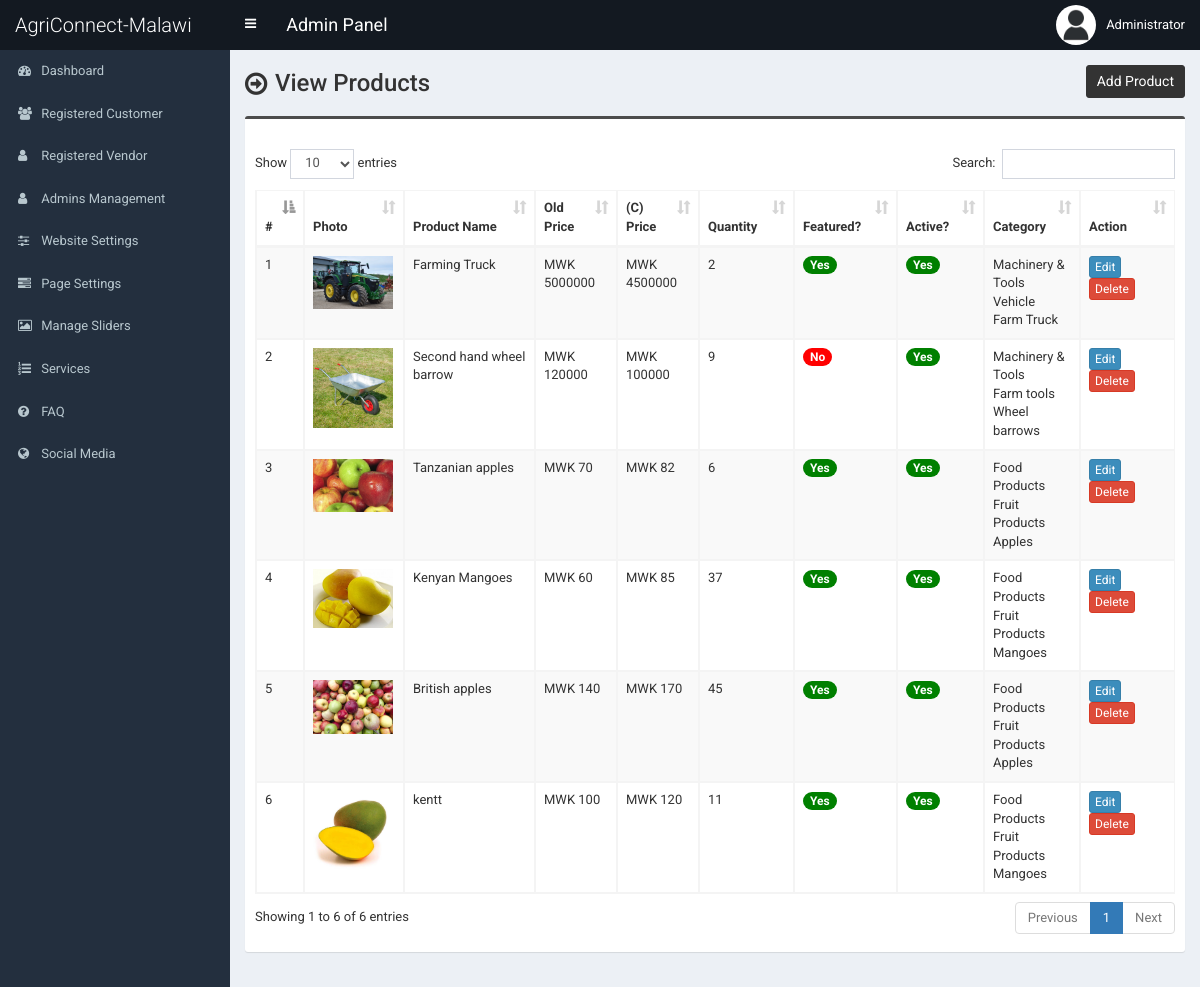
Screenshot of /admin/product.php (signed in) with the database file from the repository.
### tables this page shows
CREATE TABLE IF NOT EXISTS `tbl_product` (
  `p_id` int NOT NULL AUTO_INCREMENT,
  `p_name` varchar(255) NOT NULL,
  `uploader` varchar(100) NOT NULL DEFAULT 'none',
  `p_old_price` varchar(10) NOT NULL,
  `p_current_price` varchar(10) NOT NULL,
  `p_qty` int NOT NULL,
  `p_featured_photo` varchar(255) NOT NULL,
  `p_description` text NOT NULL,
  `p_short_description` text NOT NULL,
  `p_feature` text NOT NULL,
  `p_condition` text NOT NULL,
  `p_return_policy` text NOT NULL,
  `p_total_view` int NOT NULL,
  `p_is_featured` int NOT NULL,
  `p_is_active` int NOT NULL,
  `ecat_id` int NOT NULL,
  PRIMARY KEY (`p_id`)
);

CREATE TABLE IF NOT EXISTS `tbl_top_category` (
  `tcat_id` int NOT NULL AUTO_INCREMENT,
  `tcat_name` varchar(255) NOT NULL,
  `show_on_menu` int NOT NULL,
  PRIMARY KEY (`tcat_id`)
);

CREATE TABLE IF NOT EXISTS `tbl_mid_category` (
  `mcat_id` int NOT NULL AUTO_INCREMENT,
  `mcat_name` varchar(255) NOT NULL,
  `tcat_id` int NOT NULL,
  PRIMARY KEY (`mcat_id`)
);

CREATE TABLE IF NOT EXISTS `tbl_end_category` (
  `ecat_id` int NOT NULL AUTO_INCREMENT,
  `ecat_name` varchar(255) NOT NULL,
  `mcat_id` int NOT NULL,
  PRIMARY KEY (`ecat_id`)
);

### admin/product.php (the view, shortened to what this page needs)
<?php require_once('header.php'); ?>
<section class="content-header">
	<div class="content-header-left">
		<h1>View Products</h1>
	</div>
	<div class="content-header-right">
		<a href="product-add.php" class="btn btn-primary btn-sm">Add Product</a>
	</div>
</section>
<section class="content">
	<div class="row">
		<div class="col-md-12">
			<div class="box box-info">
				<div class="box-body table-responsive">
					<table id="example1" class="table table-bordered table-hover table-striped">
					<thead class="thead-dark">
							<tr>
								<th width="10">#</th>
								<th>Photo</th>
								<th width="160">Product Name</th>
								<th width="60">Old Price</th>
								<th width="60">(C) Price</th>
								<th width="60">Quantity</th>
								<th>Featured?</th>
								<th>Active?</th>
								<th>Category</th>
								<th width="80">Action</th>
							</tr>
						</thead>
						<tbody>
							<?php
							$i=0;
							$statement = $pdo->prepare("SELECT
														t1.p_id,
														t1.p_name,
														t1.p_old_price,
														t1.p_current_price,
														t1.p_qty,
														t1.p_featured_photo,
														t1.p_is_featured,
														t1.p_is_active,
														t1.ecat_id,
														t2.ecat_id,
														t2.ecat_name,
														t3.mcat_id,
														t3.mcat_name,
														t4.tcat_id,
														t4.tcat_name
							                           	FROM tbl_product t1
							                           	JOIN tbl_end_category t2
							                           	ON t1.ecat_id = t2.ecat_id
							                           	JOIN tbl_mid_category t3
							                           	ON t2.mcat_id = t3.mcat_id
							                           	JOIN tbl_top_category t4
							                           	ON t3.tcat_id = t4.tcat_id
							                           	ORDER BY t1.p_id DESC
							                           	");
							$statement->execute();
							$result = $statement->fetchAll(PDO::FETCH_ASSOC);
							foreach ($result as $row) {
								$i++;
								?>
								<tr>
									<td><?php echo $i; ?></td>
									<td style="width:82px;"><img src="../assets/uploads/<?php echo $row['p_featured_photo']; ?>" alt="<?php echo $row['p_name']; ?>" style="width:80px;"></td>
									<td><?php echo $row['p_name']; ?></td>
									<td>MWK <?php echo $row['p_old_price']; ?></td>
									<td>MWK <?php echo $row['p_current_price']; ?></td>
									<td><?php echo $row['p_qty']; ?></td>
									<td>
										<?php if($row['p_is_featured'] == 1) {echo '<span class="badge badge-success" style="background-color:green;">Yes</span>';} else {echo '<span class="badge badge-success" style="background-color:red;">No</span>';} ?>
									</td>
									<td>
										<?php if($row['p_is_active'] == 1) {echo '<span class="badge badge-success" style="background-color:green;">Yes</span>';} else {echo '<span class="badge badge-danger" style="background-color:red;">No</span>';} ?>
									</td>
									<td><?php echo $row['tcat_name']; ?><br><?php echo $row['mcat_name']; ?><br><?php echo $row['ecat_name']; ?></td>
									<td>
										<a href="product-edit.php?id=<?php echo $row['p_id']; ?>" class="btn btn-primary btn-xs">Edit</a>
										<a href="#" class="btn btn-danger btn-xs" data-href="product-delete.php?id=<?php echo $row['p_id']; ?>" data-toggle="modal" data-target="#confirm-delete">Delete</a>
									</td>
								</tr>
								<?php
							}
							?>
						</tbody>
					</table>
				</div>
			</div>
		</div>
	</div>
</section>
<?php require_once('footer.php'); ?>

### admin/style.css (style rules this page uses)
body { font-size: 13px; font-family: "Roboto", sans-serif; }
.content-header > h1, .content-header .content-header-left h1 { font-family: "Roboto", sans-serif; }
.box-info { padding-top: 20px; }
.content-header { overflow: hidden; }
.content-header .content-header-left { float: left; padding-top: 5px; }
.content-header .content-header-right { float: right; }
.content-header .content-header-left h1 { margin-top: 0; margin-bottom: 0; padding-left: 30px; padding-bottom: 5px; font-size: 24px; position: relative; }
.content-header .content-header-left h1:before { position: absolute; top: 0; left: 0; font-family: "FontAwesome", sans-serif; font-size: 26px; content: "\f18e"; }
.content-header .content-header-right a { position: relative; font-size: 14px; }
.box.box-info { border-top-color: #4c4c4c; }
.content-header .content-header-right a { background-color: #333333; border-color: #333333; }

### rows the page displays
tbl_product: p_featured_photo (picture), p_name "Farming Truck", p_old_price "5000000", p_current_price "4500000", p_qty "2", p_is_featured "Yes", p_is_active "Yes", tbl_top_category.tcat_name "Machinery & Tools", tbl_mid_category.mcat_name "Vehicle", ecat.ecat_name "Farm Truck"
tbl_product: p_featured_photo (picture), p_name "Second hand wheel barrow", p_old_price "120000", p_current_price "100000", p_qty "9", p_is_featured "No", p_is_active "Yes", tbl_top_category.tcat_name "Machinery & Tools", tbl_mid_category.mcat_name "Farm tools", ecat.ecat_name "Wheel barrows"
tbl_product: p_featured_photo (picture), p_name "Tanzanian apples", p_old_price "70", p_current_price "82", p_qty "6", p_is_featured "Yes", p_is_active "Yes", tbl_top_category.tcat_name "Food Products", tbl_mid_category.mcat_name "Fruit Products", ecat.ecat_name "Apples"
tbl_product: p_featured_photo (picture), p_name "Kenyan Mangoes", p_old_price "60", p_current_price "85", p_qty "37", p_is_featured "Yes", p_is_active "Yes", tbl_top_category.tcat_name "Food Products", tbl_mid_category.mcat_name "Fruit Products", ecat.ecat_name "Mangoes"
tbl_product: p_featured_photo (picture), p_name "British apples", p_old_price "140", p_current_price "170", p_qty "45", p_is_featured "Yes", p_is_active "Yes", tbl_top_category.tcat_name "Food Products", tbl_mid_category.mcat_name "Fruit Products", ecat.ecat_name "Apples"
tbl_product: p_featured_photo (picture), p_name "kentt", p_old_price "100", p_current_price "120", p_qty "11", p_is_featured "Yes", p_is_active "Yes", tbl_top_category.tcat_name "Food Products", tbl_mid_category.mcat_name "Fruit Products", ecat.ecat_name "Mangoes"

### other values shown
$_SESSION['user']['full_name'] "Administrator"
